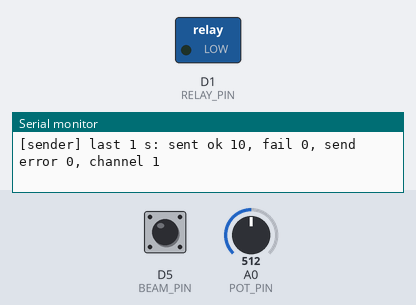
The sketch below on a simulated ESP8266 (Wemos D1 mini). Shown: switched loads named in the sketch (green lamp = pin HIGH), the last lines printed to the serial monitor. Inputs (shaded band) come from the test bench; at power-on: D5 (BEAM_PIN) HIGH, A0 (POT_PIN) = 512. A WiFi scan finds three made-up networks; EEPROM starts erased.

Above: at 11.4 s.
11.5 s: D5 (BEAM_PIN) pulled LOW for 0.15 s
At 12.9 s:
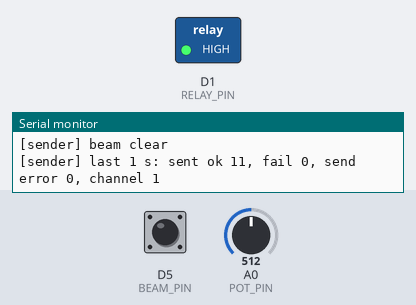
Timing chart, 0 to 21.1 s (numbered marks = the images above; inputs shaded):
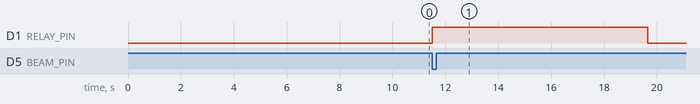

The sketch:

beam_outlet.ino
```cpp
// Beam-triggered outlet, ESP8266 (Wemos D1 mini), ESP-NOW broadcast.
//
// Before flashing each board, uncomment exactly ONE role below.
#define ROLE_SENDER
//#define ROLE_RECEIVER

#if defined(ROLE_SENDER) == defined(ROLE_RECEIVER)
#error "Define exactly one of ROLE_SENDER or ROLE_RECEIVER"
#endif

// Serial debug output at 115200 baud. Set to 0 to disable.
#define DEBUG 1
#if DEBUG
  #define DBG(...) Serial.printf(__VA_ARGS__)
#else
  #define DBG(...)
#endif

#ifdef ROLE_SENDER
  const char *ROLE_NAME = "SENDER";
#else
  const char *ROLE_NAME = "RECEIVER";
#endif

#include <ESP8266WiFi.h>
#include <espnow.h>
#include <EEPROM.h>

// ===================== Shared =====================

const uint8_t RADIO_CH = 1;              // Wi-Fi radio channel, fixed, same on all boards
const uint8_t DEFAULT_GROUP = 0;
const uint32_t SCAN_WINDOW_MS = 10000;
const uint8_t GROUP_MAGIC = 0x5A;        // marks a valid saved group
const uint8_t MSG_MAGIC = 0xA5;          // marks our ESP-NOW packets

const int RELAY_PIN = D1;                // HIGH = outlet on (via 2N2222 to SSR)

const uint32_t FLASH_ON_MS  = 400;
const uint32_t FLASH_OFF_MS = 400;
const uint32_t LONG_MS      = 2000;

uint8_t groupNum = DEFAULT_GROUP;

typedef struct __attribute__((packed)) {
  uint8_t magic;
  uint8_t group;
  uint8_t on;
} Msg;

uint8_t loadGroup() {
  EEPROM.begin(4);
  if (EEPROM.read(0) == GROUP_MAGIC && EEPROM.read(1) <= 9) return EEPROM.read(1);
  return DEFAULT_GROUP;
}

void saveGroup(uint8_t g) {
  if (EEPROM.read(0) == GROUP_MAGIC && EEPROM.read(1) == g) return;  // unchanged, skip flash write
  EEPROM.write(0, GROUP_MAGIC);
  EEPROM.write(1, g);
  EEPROM.commit();
}

// Returns 0–9 if "set_group_to_X" is seen within the window, else -1
int scanForGroup() {
  uint32_t start = millis();
  while (millis() - start < SCAN_WINDOW_MS) {
    int n = WiFi.scanNetworks();
    for (int i = 0; i < n; i++) {
      String s = WiFi.SSID(i);
      if (s.length() == 14 && s.startsWith("set_group_to_")) {
        char c = s.charAt(13);
        if (c >= '0' && c <= '9') {
          DBG("[boot] saw SSID %s\n", s.c_str());
          return c - '0';
        }
      }
    }
  }
  return -1;
}

void flashGroup(uint8_t g) {
  digitalWrite(RELAY_PIN, LOW);
  delay(1000);                         // gap before the count
  if (g == 0) {                        // 0 = one long flash
    digitalWrite(RELAY_PIN, HIGH);
    delay(LONG_MS);
    digitalWrite(RELAY_PIN, LOW);
    return;
  }
  for (uint8_t i = 0; i < g; i++) {
    digitalWrite(RELAY_PIN, HIGH);
    delay(FLASH_ON_MS);
    digitalWrite(RELAY_PIN, LOW);
    delay(FLASH_OFF_MS);
  }
}

void initRadio() {
#if DEBUG
  Serial.begin(115200);
  delay(100);
#endif
  DBG("\n[boot] role=%s\n", ROLE_NAME);

  WiFi.mode(WIFI_STA);
  WiFi.disconnect();

  groupNum = loadGroup();
  DBG("[boot] saved group=%u, scanning %lu ms for set_group_to_X\n",
      groupNum, (unsigned long)SCAN_WINDOW_MS);
  int found = scanForGroup();
  if (found >= 0) {
    groupNum = found;
    saveGroup(groupNum);
    DBG("[boot] group set to %u and saved, flashing outlet\n", groupNum);
    flashGroup(groupNum);
  } else {
    DBG("[boot] no setup SSID seen, using group %u\n", groupNum);
  }

  // WiFi.scanNetworks() leaves the radio unable to receive ESP-NOW frames
  // (sending still works). Cycling Wi-Fi off and back on restores reception;
  // see tests/espnow_rx_test. Must happen before esp_now_init().
  WiFi.mode(WIFI_OFF);
  delay(100);
  WiFi.mode(WIFI_STA);

  wifi_set_channel(RADIO_CH);
  DBG("[boot] radio channel set %u, actual %u, MAC %s\n",
      RADIO_CH, wifi_get_channel(), WiFi.macAddress().c_str());
}

void startEspNow() {
  if (esp_now_init() != 0) {
    DBG("[boot] esp_now_init failed, restarting\n");
    delay(100);
    ESP.restart();
  }
  DBG("[boot] ESP-NOW ready\n");
}

// ===================== Sender =====================
#ifdef ROLE_SENDER

const int BEAM_PIN = D5;                 // LOW = beam broken (internal pull-up)
const int POT_PIN  = A0;

const uint32_t MIN_MS = 1UL * 1000;
const uint32_t MAX_MS = 15UL * 1000;
const uint32_t SEND_INTERVAL_MS = 100;   // heartbeat for receiver failsafe

uint8_t BROADCAST[6] = {0xFF, 0xFF, 0xFF, 0xFF, 0xFF, 0xFF};

bool outletOn = false;
uint32_t onUntil = 0;
uint32_t lastSend = 0;

// Debug counters
volatile uint16_t txOk = 0, txFail = 0;  // from send callback
uint16_t txErr = 0;                      // esp_now_send() returned nonzero
uint32_t lastReport = 0;

// Runs in the Wi-Fi stack's context: no Serial output here.
void onSent(uint8_t *mac, uint8_t status) {
  if (status == 0) txOk++; else txFail++;
}

// The ESP8266's ADC is shared with the Wi-Fi radio: calling analogRead()
// continuously (as loop() would while the beam is broken) stops transmission.
// Read the pot at most every POT_READ_MS and reuse the cached value.
const uint32_t POT_READ_MS = 100;
uint32_t potCacheMs = MIN_MS;
uint32_t lastPotRead = 0;
bool potRead = false;

uint32_t potDelayMs() {
  uint32_t now = millis();
  if (!potRead || now - lastPotRead >= POT_READ_MS) {
    int raw = analogRead(POT_PIN);       // 0–1023
    potCacheMs = MIN_MS + (uint32_t)((uint64_t)(MAX_MS - MIN_MS) * raw / 1023);
    lastPotRead = now;
    potRead = true;
  }
  return potCacheMs;
}

void sendState() {
  Msg m = {MSG_MAGIC, groupNum, (uint8_t)(outletOn ? 1 : 0)};
  if (esp_now_send(BROADCAST, (uint8_t *)&m, sizeof(m)) != 0) txErr++;
  lastSend = millis();
}

void setup() {
  pinMode(BEAM_PIN, INPUT_PULLUP);
  pinMode(RELAY_PIN, OUTPUT);
  digitalWrite(RELAY_PIN, LOW);

  initRadio();

  startEspNow();
  int r1 = esp_now_set_self_role(ESP_NOW_ROLE_CONTROLLER);
  int r2 = esp_now_add_peer(BROADCAST, ESP_NOW_ROLE_SLAVE, RADIO_CH, NULL, 0);
  int r3 = esp_now_register_send_cb(onSent);
  DBG("[boot] set_self_role=%d add_peer=%d register_send_cb=%d (0 = ok)\n", r1, r2, r3);
  (void)r1; (void)r2; (void)r3;          // unused when DEBUG is 0
}

bool lastBroken = false;

void loop() {
  uint32_t now = millis();
  bool wasOn = outletOn;
  bool broken = (digitalRead(BEAM_PIN) == LOW);

  if (broken) {                          // broken: start/restart timer
    uint32_t d = potDelayMs();
    onUntil = now + d;
    outletOn = true;
    if (!lastBroken) DBG("[sender] beam broken, delay %lu ms\n", (unsigned long)d);
  } else if (lastBroken) {
    DBG("[sender] beam clear\n");
  }
  lastBroken = broken;

  if (outletOn && (int32_t)(now - onUntil) >= 0) outletOn = false;

  digitalWrite(RELAY_PIN, outletOn ? HIGH : LOW);

  if (outletOn != wasOn) DBG("[sender] outlet %s, group %u\n", outletOn ? "ON" : "OFF", groupNum);
  if (outletOn != wasOn || now - lastSend >= SEND_INTERVAL_MS) sendState();

#if DEBUG
  if (now - lastReport >= 1000) {        // once per second
    noInterrupts();
    uint16_t ok = txOk, fail = txFail;
    txOk = 0; txFail = 0;
    interrupts();
    DBG("[sender] last 1 s: sent ok %u, fail %u, send error %u, channel %u\n",
        ok, fail, txErr, wifi_get_channel());
    txErr = 0;
    lastReport = now;
  }
#endif
}

#endif

// ===================== Receiver =====================
#ifdef ROLE_RECEIVER

const uint32_t TIMEOUT_MS = 1000;        // failsafe: off if sender goes silent

volatile bool remoteOn = false;
volatile uint32_t lastRx = 0;
volatile uint16_t rxOurs = 0;            // packets for our group (debug count)
volatile uint16_t rxOther = 0;           // other groups or unrecognized (debug count)

// Runs in the Wi-Fi stack's context: no Serial output here.
void onRecv(uint8_t *mac, uint8_t *data, uint8_t len) {
  if (len != sizeof(Msg)) { rxOther++; return; }
  Msg m;
  memcpy(&m, data, sizeof(m));
  if (m.magic != MSG_MAGIC || m.group != groupNum) { rxOther++; return; }   // not ours
  remoteOn = m.on;
  lastRx = millis();
  rxOurs++;
}

void setup() {
  pinMode(RELAY_PIN, OUTPUT);
  digitalWrite(RELAY_PIN, LOW);

  initRadio();

  startEspNow();
  int r1 = esp_now_set_self_role(ESP_NOW_ROLE_SLAVE);
  int r2 = esp_now_register_recv_cb(onRecv);
  DBG("[boot] set_self_role=%d register_recv_cb=%d (0 = ok)\n", r1, r2);
  (void)r1; (void)r2;                    // unused when DEBUG is 0
}

bool lastOn = false;
uint32_t lastReport = 0;

void loop() {
  uint32_t now = millis();
  bool fresh = (now - lastRx < TIMEOUT_MS);
  bool on = remoteOn && fresh;
  digitalWrite(RELAY_PIN, on ? HIGH : LOW);

  if (on != lastOn) {
    DBG("[receiver] outlet %s%s, group %u\n", on ? "ON" : "OFF",
        (!on && remoteOn && !fresh) ? " (timeout: sender silent)" : "", groupNum);
    lastOn = on;
  }

#if DEBUG
  if (now - lastReport >= 1000) {        // once per second
    noInterrupts();
    uint16_t ours = rxOurs, other = rxOther;
    rxOurs = 0; rxOther = 0;
    interrupts();
    DBG("[receiver] last 1 s: %u packets for group %u, %u other, channel %u\n",
        ours, groupNum, other, wifi_get_channel());
    lastReport = now;
  }
#endif
}

#endif
```

Measured:
- after the input at 11.5 s, D1 (RELAY_PIN): LOW → HIGH at once, → LOW 8.2 s later
